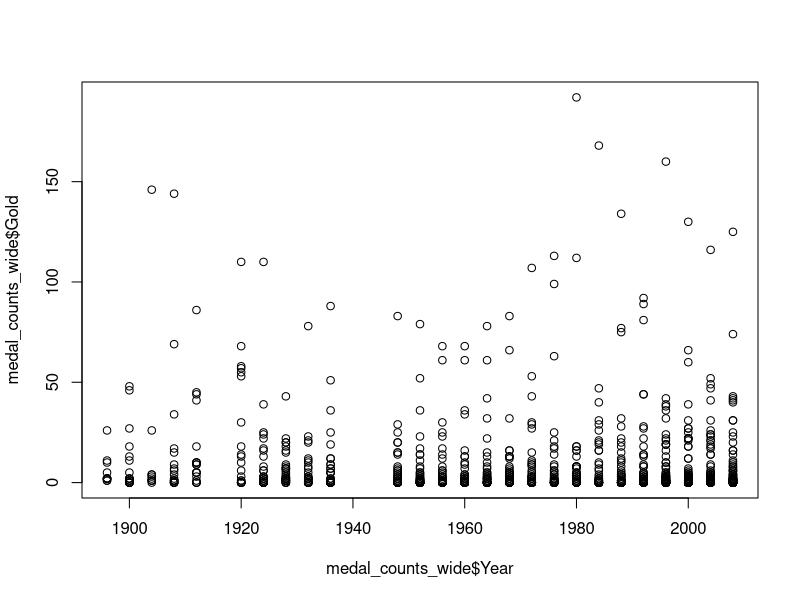
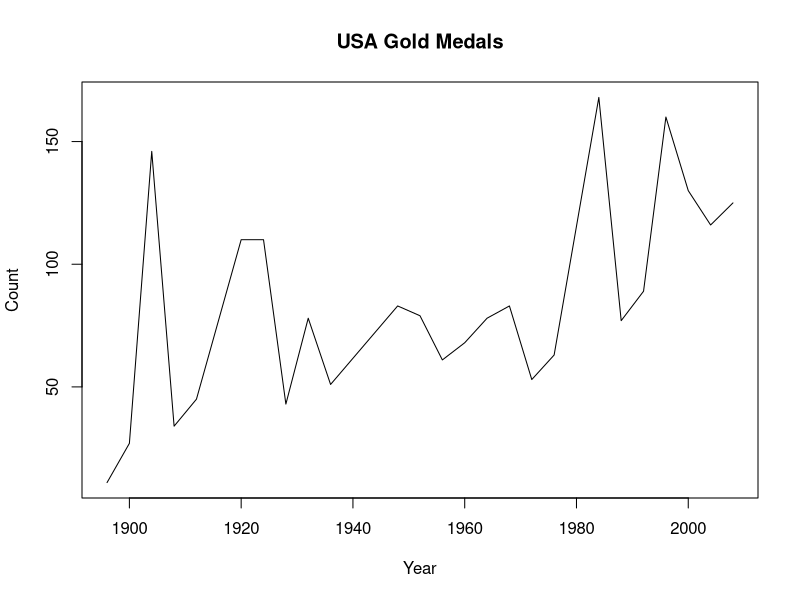
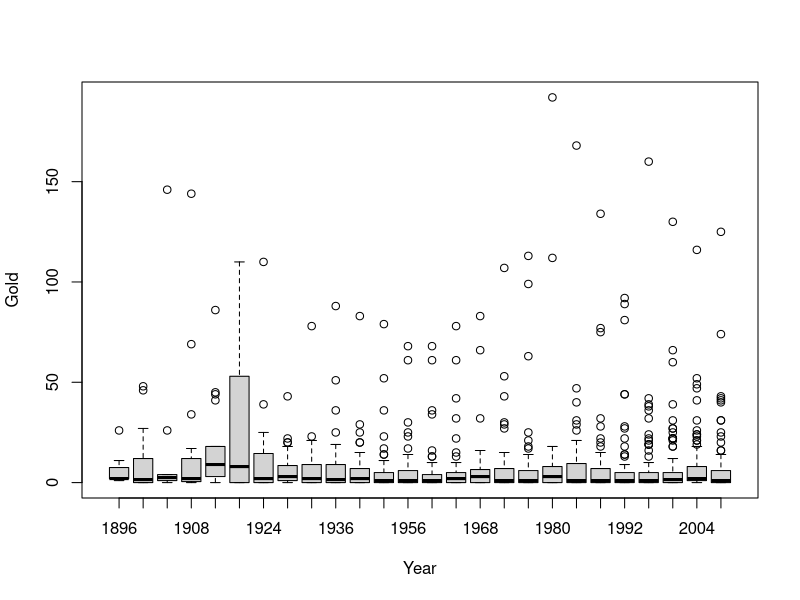
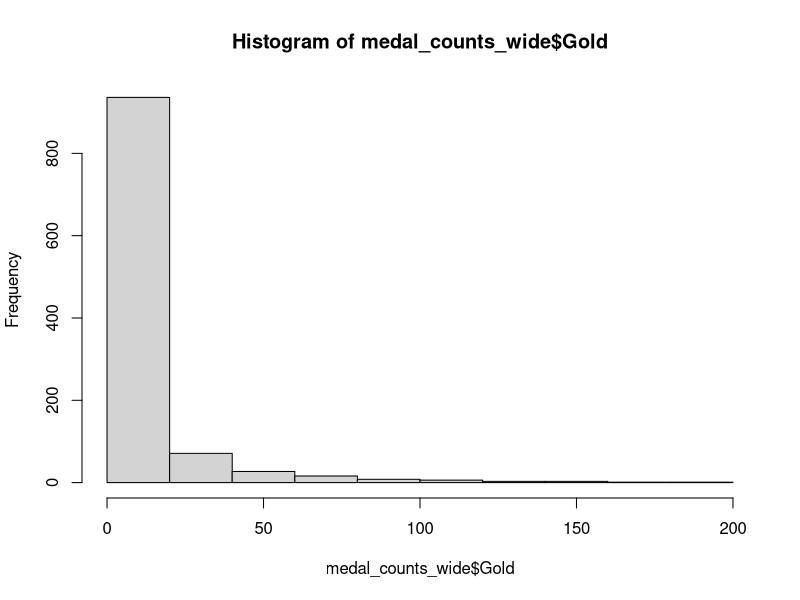
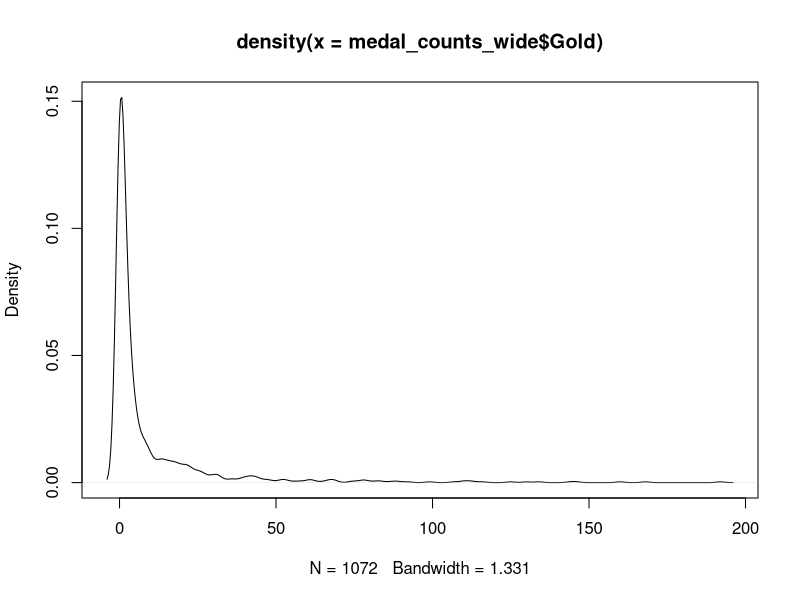
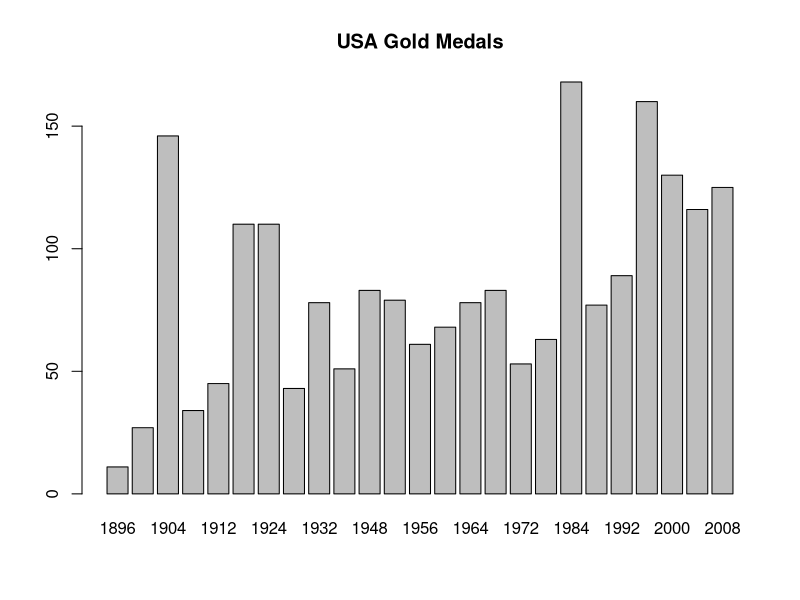
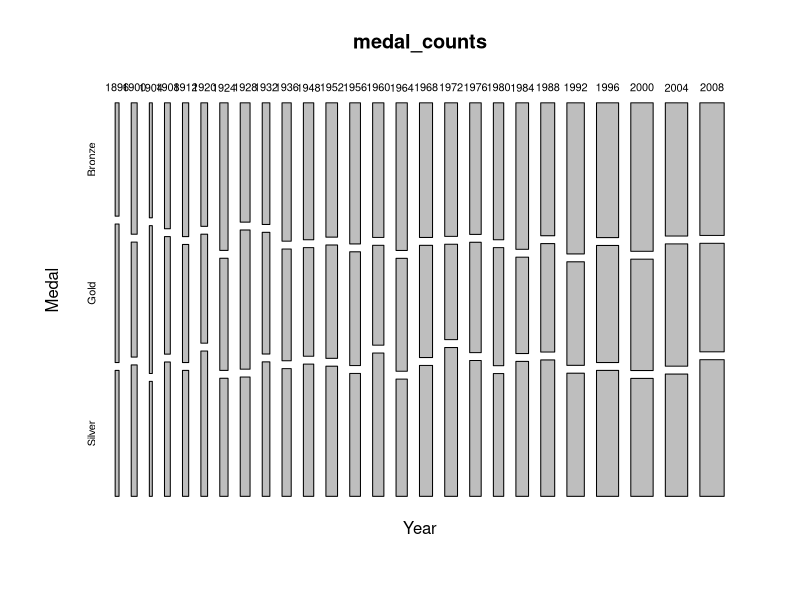
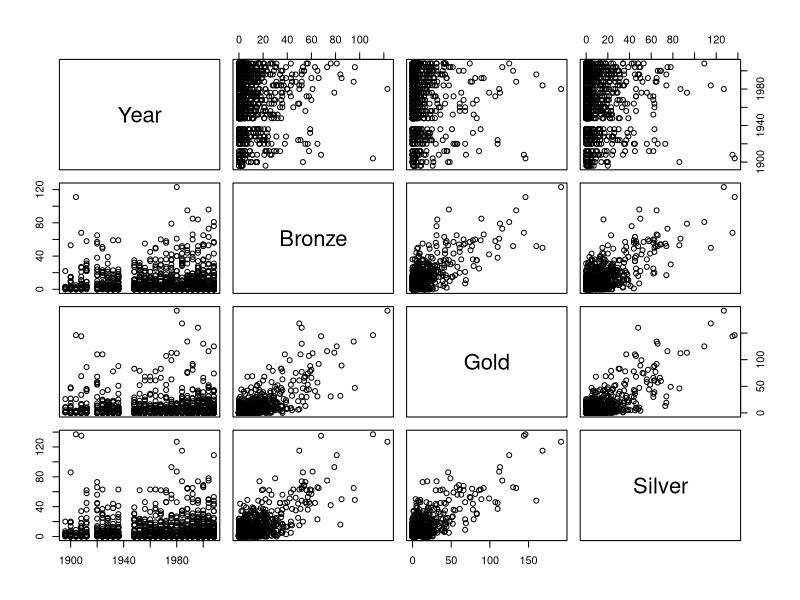

Write the R code that produced these figures, in order. (Note: this script raises an error after producing the figures.)
## ---- chunk 1
# include any code here you don't want to show up in the document,
# e.g. package and dataset loading
library(dplyr)
library(tidyr)
library(ggplot2)
library(gridExtra)
library(reshape2)
if(!('Modules' %in% unlist(strsplit(getwd(), split = '/')))) setwd('Modules')
medals <- read.csv(file.path('..', 'Data', 'all_medalists.csv'),
                   stringsAsFactors = FALSE)
## ---- chunk 2
head(medals)
# dplyr and tidyr refresher
medal_counts <- medals %>%
  group_by(Medal, Year, NOC) %>%
  summarise(count = n())
head(medal_counts)
## ---- chunk 3
medal_counts_wide <- medal_counts %>% 
  spread(key = Medal, value = count) %>%
  ungroup() %>%
  mutate(Bronze = ifelse(is.na(Bronze), 0, Bronze)) %>%
  mutate(Silver = ifelse(is.na(Silver), 0, Silver)) %>%
  mutate(Gold = ifelse(is.na(Gold), 0, Gold))
head(medal_counts_wide)
## ---- chunk 4
usa_gold_medals <-  medal_counts %>%
  filter(Medal == "Gold") %>%
  filter(NOC == "USA")
## ---- chunk 5
plot(medal_counts_wide$Year, medal_counts_wide$Gold) # Basic
plot(usa_gold_medals$Year, usa_gold_medals$count, type = "l",
     main = "USA Gold Medals",
     xlab = "Year", ylab = "Count") # with updated parameters
## ---- chunk 6
boxplot(Gold~Year, data = medal_counts_wide)
hist(medal_counts_wide$Gold)
plot(density(medal_counts_wide$Gold))
barplot(usa_gold_medals$count, width = 4, names.arg = usa_gold_medals$Year,
                               main = "USA Gold Medals")
mosaicplot(Year~Medal, medal_counts)
## ---- chunk 7
medal_lm <- lm(Gold ~ Bronze + Silver, data = medal_counts_wide)
summary(medal_lm)
# Calls plotting method for class of the dataset ("data.frame")
plot(medal_counts_wide %>% select(-NOC))

# Calls plotting method for class of medal_lm object ("lm"), print first two plots only
plot(medal_lm, which=1:2)
## ---- chunk 8
p <- ggplot(data = medal_counts_wide) +
  aes(x = Year, y = Gold) +
  geom_point(color = "gold")
p
p + geom_point(aes(x = Year, y = Silver), color = "gray") + ylab("Medals")
## ---- chunk 9
ggplot(medal_counts_wide, aes(x = Year, y = Gold)) + geom_point() +
                          ggtitle("Gold Medal Counts")
ggplot(usa_gold_medals, aes(x = Year, y = count)) + geom_line() +
                        ggtitle("USA Gold Medals")

# Boxplots
ggplot(medal_counts_wide, aes(x = factor(Year), y = Gold)) +
                          geom_boxplot() + ggtitle("Gold Medal Counts")
# Histogram
ggplot(medal_counts_wide, aes(x = Gold)) + geom_histogram() +
                          ggtitle("Gold Medal Counts")
# Density plot
ggplot(medal_counts_wide, aes(x = Gold)) + geom_density() +
                          ggtitle("Gold Medal Counts")
# Bar chart
ggplot(usa_gold_medals, aes(x = Year, y = count)) + geom_bar(stat = "identity")
## ---- chunk 10
# This combines the subsetting and plotting into one step
medal_counts %>%
  filter(Medal == "Gold") %>%
  filter(NOC == "USA") %>%
  ggplot(aes(x = Year, y = count)) + 
  geom_line()
## ---- chunk 11
usa_all_medals <- medal_counts %>%
  filter(NOC == "USA")

# ggplot2 call
ggplot(data = usa_all_medals, aes(x = Year, y = count)) +
            geom_line(aes(color = Medal))
## ---- chunk 12
usa_all_medals_untidy <- medal_counts_wide %>%
  filter(NOC == "USA")

# Base graphics call
plot(usa_all_medals_untidy$Year, usa_all_medals_untidy$Gold, col = "green",
                                 type = "l")
lines(usa_all_medals_untidy$Year, usa_all_medals_untidy$Silver, col = "blue")
lines(usa_all_medals_untidy$Year, usa_all_medals_untidy$Bronze, col = "red")
legend("top", legend = c("Gold", "Silver", "Bronze"),
                fill = c("green", "blue", "red"))
## ---- chunk 13
ggplot(data = usa_gold_medals, aes(x = count)) + geom_density() # ggplot2
## ---- chunk 14
ggplot(data = usa_gold_medals, aes(x = Year, y = count)) + geom_point() # ggplot2
## ---- chunk 15
ggplot(data = usa_gold_medals, aes(x = Year, y = count)) + geom_line() # ggplot2
## ---- chunk 16
# Create a dataframe of median number of gold medals by country
# note that the conversion to 'double' is because the median
# calculation had an error with 'count' is stored as integer
median_gold_medals <- medal_counts %>%
  filter(Medal == "Gold") %>%
  mutate(count = as.double(count)) %>%
  group_by(NOC) %>%
  summarise(med = median(count))

ggplot(data = median_gold_medals[1:15, ], aes(x = NOC, y = med)) +
            geom_bar(stat="identity") # ggplot2
## ---- chunk 17
# Notice that here, you must explicitly convert numeric years to factors
ggplot(data = medal_counts_wide, aes(x = factor(Year), y = Gold)) +
            geom_boxplot() # ggplot2
## ---- chunk 18
# Subset the data to North America countries for easier viewing
northern_hem <- medal_counts_wide %>%
  filter(NOC %in% c("USA",
                           "CAN", # Canada
                           "CUB", # Cuba
                           "MEX")) # Mexico

ggplot(data = northern_hem, aes(x = Year, y = Gold)) + geom_point() +
            facet_wrap(~NOC) # ggplot2
## ---- chunk 19
data(volcano) # Load volcano contour data
volcano[1:10, 1:10] # Examine volcano dataset (first 10 rows and columns)
volcano3d <- melt(volcano) # Use reshape2 package to melt the data into tidy form
head(volcano3d) # Examine volcano3d dataset (head)
names(volcano3d) <- c("xvar", "yvar", "zvar") # Rename volcano3d columns

ggplot(data = volcano3d, aes(x = xvar, y = yvar, z = zvar)) +
            geom_contour() # ggplot2
## ---- chunk 20
ggplot(data = volcano3d, aes(x = xvar, y = yvar, z = zvar)) +
            geom_tile(aes(fill = zvar)) # ggplot2
## ---- chunk 21
ggplot(data = usa_all_medals, aes(x = Year, y = count)) +
            geom_line(aes(color = Medal))
## ---- chunk 22
ggplot(data = usa_all_medals, aes(x = Year, y = count)) +
            geom_point(color = Medal)
ggplot(data = usa_all_medals, aes(x = Year, y = count)) +
            geom_point(color = "Medal")
ggplot(data = usa_all_medals, aes(x = Year, y = count)) +
            geom_point(color = "red")
## ---- chunk 23
ggplot(data = northern_hem, aes(x = Year, y = Gold)) +
            geom_line(aes(linetype = NOC))


ggplot(data = northern_hem, aes(x = Year, y = Gold)) +
            geom_point(aes(shape = NOC, color = NOC))

# same as above but specifying the colors
ggplot(data = northern_hem, aes(x = Year, y = Gold)) +
  geom_point(aes(shape = NOC, color = NOC)) +
  scale_color_manual(values = c('darkblue', 'orangered', 'yellow4', 'pink3'))
  
## ---- chunk 24
ggplot(data = northern_hem, aes(x = Year, y = Silver)) +
            geom_point(aes(color = Gold))
ggplot(data = northern_hem, aes(x = Year, y = Silver)) +
            geom_point(aes(size = Gold))
## ---- chunk 25
ggplot(data = northern_hem, aes(x = Year, y = Silver)) +
            geom_point(aes(size = Gold, color = NOC))
## ---- chunk 26
ggplot(data = usa_gold_medals, aes(x = Year, y = count)) + geom_point() +
  xlab(label = "Year") +
  ylab(label = "Number of Gold Medals Won") +
  ggtitle(label = "Cool Graph") # ggplot2
## ---- chunk 27
ggplot(data = usa_gold_medals, aes(x = Year, y = count)) +
            geom_point() # ggplot2
ggplot(data = usa_gold_medals, aes(x = Year, y = count)) +
            geom_point(size=3) # ggplot2
ggplot(data = usa_gold_medals, aes(x = Year, y = count)) +
            geom_point(size=0.1) # ggplot2
## ---- chunk 28
ggplot(data = usa_gold_medals, aes(x = Year, y = count)) +
            geom_point(color = colors()[11]) # ggplot2
ggplot(data = usa_gold_medals, aes(x = Year, y = count)) +
            geom_point(color = "orangered") # ggplot2
## ---- chunk 29
ggplot(data = usa_gold_medals, aes(x = Year, y = count)) +
            geom_bar(stat = 'identity', 
                     color = "orangered",
                     fill = 'darkblue') # ggplot2
## ---- chunk 30
ggplot(data = usa_gold_medals, aes(x = Year, y = count)) +
            geom_point(shape = 3) # ggplot2
ggplot(data = usa_gold_medals, aes(x = Year, y = count)) +
            geom_point(shape = "w") # ggplot2
ggplot(data = usa_gold_medals, aes(x = Year, y = count)) +
            geom_point(shape = "$", size=5) # ggplot2
## ---- chunk 31
ggplot(data = usa_gold_medals, aes(x = Year, y = count)) +
            geom_line(linetype = 1) # ggplot2
ggplot(data = usa_gold_medals, aes(x = Year, y = count)) +
            geom_line(linetype = 2) # ggplot2
ggplot(data = usa_gold_medals, aes(x = Year, y = count)) +
            geom_line(linetype = 5, size = 2) # ggplot2
## ---- chunk 32
ggplot(data = usa_gold_medals, aes(x = Year, y = count)) + geom_point()

# Add linear model (lm) smoother
ggplot(data = usa_gold_medals, aes(x = Year, y = count)) + geom_point() +
  geom_smooth(method = "lm") #by default, adds standard error

# Add local linear model (loess) smoother, span of 0.75 (more smoothed)
ggplot(data = usa_gold_medals, aes(x = Year, y = count)) + geom_point() +
  geom_smooth(method = "loess", span = .75)

# Add local linear model (loess) smoother, span of 0.25 (less smoothed)
ggplot(data = usa_gold_medals, aes(x = Year, y = count)) + geom_point() +
  geom_smooth(method = "loess", span = .25)

# Add linear model (lm) smoother, no standard error shading
ggplot(data = usa_gold_medals, aes(x = Year, y = count)) + geom_point() +
  geom_smooth(method = "lm", se = FALSE)

# Add local linear model (loess) smoother, no standard error shading
ggplot(data = usa_gold_medals, aes(x = Year, y = count)) + geom_point() +
  geom_smooth(method = "loess", se = FALSE)

# Add a local linear (loess) smoother for each medal, no standard error shading
ggplot(data = usa_all_medals, aes(x = Year, y = count)) +
  geom_point(aes(color = Medal)) +
  geom_smooth(aes(color = Medal), method = "loess", se = FALSE)


## ---- chunk 33
# grey
usa_all_medals %>% 
  ggplot(aes(x = Year, y = count)) +
  geom_point(aes(color = Medal)) +
  geom_smooth(aes(color = Medal), method = "lm", se = FALSE) +
  theme_grey()

# minimal
usa_all_medals %>% 
  ggplot(aes(x = Year, y = count)) +
  geom_point(aes(color = Medal)) +
  geom_smooth(aes(color = Medal), method = "lm", se = FALSE) +
  theme_minimal()

# black and white
usa_all_medals %>% 
  ggplot(aes(x = Year, y = count)) +
  geom_point(aes(color = Medal)) +
  geom_smooth(aes(color = Medal), method = "lm", se = FALSE) +
  theme_bw()

# classic
usa_all_medals %>% 
  ggplot(aes(x = Year, y = count)) +
  geom_point(aes(color = Medal)) +
  geom_smooth(aes(color = Medal), method = "lm", se = FALSE) +
  theme_classic() +
  #For this theme in particular, I like to resposition the axis to zero:
  scale_y_continuous(expand = c(0, 0, 0.1, 0.1))

# dark
usa_all_medals %>% 
  ggplot(aes(x = Year, y = count)) +
  geom_point(aes(color = Medal)) +
  geom_smooth(aes(color = Medal), method = "lm", se = FALSE) +
  theme_dark()

## ---- chunk 34
usa_all_medals %>% 
  ggplot(aes(x = Year, y = count)) +
  geom_point(aes(color = Medal)) + 
  scale_y_continuous(expand = c(0, 0, 0.1, 0.1))+
  geom_smooth(aes(color = Medal), method = "lm", se = FALSE) +
  ylab("Number of medals") +
  theme(legend.position = 'top',
        # most theme elements are specified as a line element, a rect element,
        # a text element, or a blank element to remove it entirely
        legend.background = element_blank(),
        legend.key = element_blank(),
        
        plot.background = element_rect(fill = '#fcfbed'),
        panel.background = element_rect(fill = '#fcfbed'),
        
        axis.line = element_line(color = '#633c01'),
        
        axis.text = element_text(size = 14),
        legend.text = element_text(size = 12),
        legend.title = element_text(size = 14), 
        axis.title = element_text(size = 16),
        
        panel.grid = element_line(color = '#8a7453'),
        panel.grid.major = element_line(linetype = 'dashed'),
        panel.grid.minor = element_blank())

## ---- chunk 35

usa_all_medals %>% 
  ggplot(aes(x = Year, y = count)) +
  geom_point(aes(color = Medal)) + 
  scale_y_continuous(expand = c(0, 0, 0.1, 0.1))+
  geom_smooth(aes(color = Medal), method = "lm", se = FALSE) +
  ylab("Number of medals") +
  theme(legend.position = 'top',
        # most theme elements are specified as a line element, a rect element,
        # a text element, or a blank element to remove it entirely
        legend.background = element_blank(),
        legend.key = element_blank(),
        
        plot.background = element_rect(fill = '#fcfbed'),
        panel.background = element_rect(fill = '#fcfbed'),
        
        axis.line = element_line(color = '#633c01'),
        
        axis.text = element_text(size = 14),
        legend.text = element_text(size = 12),
        legend.title = element_text(size = 14), 
        axis.title = element_text(size = 16),
        
        panel.grid = element_line(color = '#8a7453'),
        panel.grid.major = element_line(linetype = 'dashed'),
        panel.grid.minor = element_blank()) +
  theme_classic()

# Compare boxplot first, then jitter
iris %>%
  ggplot() +
  aes(x = Species, y = Sepal.Length) +
  geom_boxplot(outlier.shape = NA) +
  geom_jitter(width = 0.3)

# versus jitter first, then boxplot
iris %>%
  ggplot() +
  aes(x = Species, y = Sepal.Length) +
  geom_jitter(width = 0.3) +
  geom_boxplot(outlier.shape = NA)


## ---- chunk 36
# Initialize gridExtra library
library(gridExtra)

# Create 3 plots to combine in a table
plot1 <- ggplot(data = medal_counts_wide, aes(x = Year, y = Gold)) +
  geom_point(color = "gold") +
  geom_point(aes(x = Year, y = Silver), color = "gray") +
  geom_point(aes(x = Year, y = Bronze), color = "brown") +
  ylab("Medals")
plot2 <- ggplot(data = usa_all_medals, aes(x = Year, y = count)) +
      geom_line(aes(color = Medal))
plot3 <- ggplot(data = northern_hem, aes(x = Year, y = Gold)) +
      geom_line(aes(linetype = NOC))


# Call grid.arrange
grid.arrange(plot1, plot2, plot3, nrow=3, ncol = 1)
grid.arrange(plot1, plot2, plot3, layout_matrix = rbind(c(1,1), c(2, 3)))
## ---- chunk 37
# Install and initialize patchwork library
#devtools::install_github("thomasp85/patchwork")
library(patchwork)

# Create 3 plots to combine in a table
plot1 <- ggplot(data = medal_counts_wide, aes(x = Year, y = Gold)) +
  geom_point(color = "gold") +
  geom_point(aes(x = Year, y = Silver), color = "gray") +
  geom_point(aes(x = Year, y = Bronze), color = "brown") +
  ylab("Medals")
plot2 <- ggplot(data = usa_all_medals, aes(x = Year, y = count)) +
      geom_line(aes(color = Medal))
plot3 <- ggplot(data = northern_hem, aes(x = Year, y = Gold)) +
      geom_line(aes(linetype = NOC))


# use the patchwork operators
# stack plots horizontally
plot1 + plot2 + plot3

# stack plots vertically
plot1 / plot2 / plot3

# side-by-side plots with third plot below
(plot1 | plot2) / plot3

# side-by-side plots with a space in between, and a third plot below
(plot1 | plot_spacer() | plot2) / plot3

# stack plots vertically and alter with a single "gg_theme"
(plot1 / plot2 / plot3) & theme_bw()
